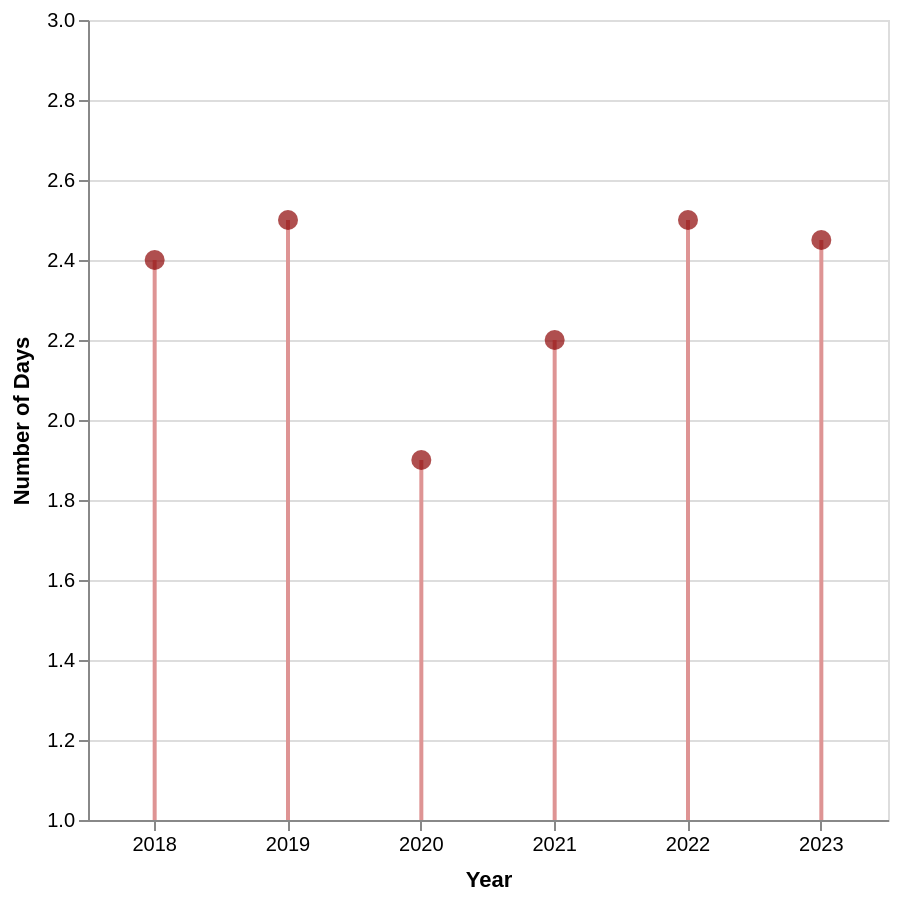

Describe this chart as a Vega-Lite specification.
### Vega-Lite specification from a JSON file in a GitHub repository (floating-point values rounded to 4 significant figures)
{"$schema": "https://vega.github.io/schema/vega-lite/v5.json", "description": "Lollipop chart showing days data for each year", "data": {"values": [{"year": 2018, "days": 2.4}, {"year": 2019, "days": 2.5}, {"year": 2020, "days": 1.9}, {"year": 2021, "days": 2.2}, {"year": 2022, "days": 2.5}, {"year": 2023, "days": 2.45}]}, "layer": [{"mark": {"type": "rule", "strokeWidth": 2, "color": "#de9494"}, "encoding": {"x": {"field": "year", "type": "ordinal"}, "y": {"field": "days", "type": "quantitative", "scale": {"domain": [1, 3], "nice": false, "tickCount": 5}}, "tooltip": [{"field": "year", "type": "ordinal", "title": "Year"}, {"field": "days", "type": "quantitative", "title": "Number of Days"}]}}, {"mark": {"type": "circle", "filled": true, "size": 100, "color": "#8d0404"}, "encoding": {"x": {"field": "year", "type": "ordinal"}, "y": {"field": "days", "type": "quantitative"}, "tooltip": [{"field": "year", "type": "ordinal", "title": "Year"}, {"field": "days", "type": "quantitative", "title": "Number of Days"}]}}], "encoding": {"x": {"field": "year", "type": "ordinal", "axis": {"title": "Year", "labelAngle": 0, "titlePadding": 7}}, "y": {"field": "days", "type": "quantitative", "axis": {"title": "Number of Days", "titlePadding": 7}}}, "width": 400, "height": 400}
